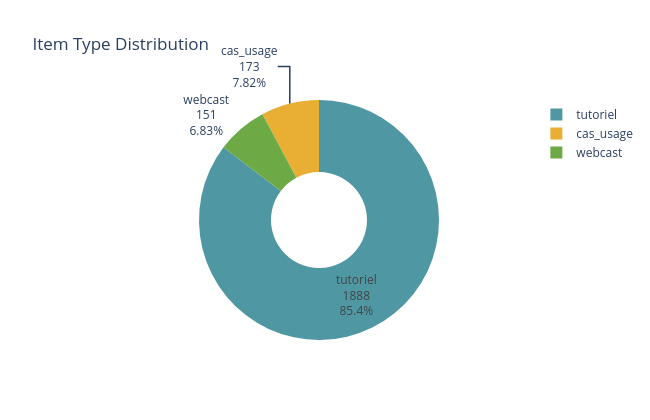

The cell this chart's notebook holds for it:
### Markdown cell above
## 8. Item Catalog Analysis

Let's analyze the item (course) attributes like type, duration, and check for missing metadata.

### Code cell
# Item type distribution
if "type" in items.columns:
    type_counts = items["type"].value_counts()
    fig = go.Figure(go.Pie(
        labels=type_counts.index, values=type_counts.values,
        hole=0.4,
        marker_colors=["#4f98a3", "#e8af34", "#6daa45", "#dd6974", "#a86fdf"],
        textinfo="label+percent+value",
    ))
    fig.update_layout(title="Item Type Distribution", height=420, width=650)
    fig.show()

# Missing metadata
missing = {
    "duration": items["duration"].isnull().sum() if "duration" in items.columns else 0,
    "difficulty": items["difficulty"].isnull().sum() if "difficulty" in items.columns else 0,
    "job_tag": (items["job"].isnull().sum() if "job" in items.columns
                else items.filter(like="job").isnull().all(axis=1).sum()),
}
print("Missing metadata:")
for k, v in missing.items():
    print(f"  {k}: {v:,} / {len(items):,} ({v/len(items)*100:.1f}%)")

### Figure 1 — Plotly figure (JSON) as saved in the notebook; plotly's stock layout.template omitted (floating-point values rounded to 4 significant figures)
{"data": [{"hole": 0.4, "labels": ["tutoriel", "cas_usage", "webcast"], "marker": {"colors": ["#4f98a3", "#e8af34", "#6daa45", "#dd6974", "#a86fdf"]}, "textinfo": "label+percent+value", "type": "pie", "values": [1888, 173, 151]}], "layout": {"height": 420, "title": {"text": "Item Type Distribution"}, "width": 650}}
